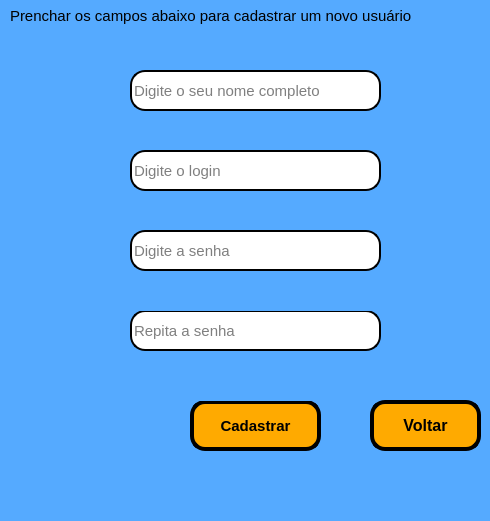
<?xml version="1.0" encoding="UTF-8"?>
<ui version="4.0">
 <class>MainWindow</class>
 <widget class="QMainWindow" name="MainWindow">
  <property name="geometry">
   <rect>
    <x>0</x>
    <y>0</y>
    <width>490</width>
    <height>521</height>
   </rect>
  </property>
  <property name="windowTitle">
   <string>Cadastrar Usuário</string>
  </property>
  <property name="styleSheet">
   <string notr="true">background-color: rgb(85, 170, 255);</string>
  </property>
  <widget class="QWidget" name="centralwidget">
   <widget class="QLineEdit" name="lineEdit">
    <property name="geometry">
     <rect>
      <x>130</x>
      <y>70</y>
      <width>251</width>
      <height>41</height>
     </rect>
    </property>
    <property name="font">
     <font>
      <pointsize>11</pointsize>
      <weight>50</weight>
      <bold>false</bold>
     </font>
    </property>
    <property name="styleSheet">
     <string notr="true">background-color: rgb(255, 255, 255);
border-radius: 15px;
border-style: outset;
border-width: 2px;</string>
    </property>
    <property name="text">
     <string/>
    </property>
    <property name="placeholderText">
     <string>Digite o seu nome completo</string>
    </property>
   </widget>
   <widget class="QLineEdit" name="lineEdit_2">
    <property name="geometry">
     <rect>
      <x>130</x>
      <y>150</y>
      <width>251</width>
      <height>41</height>
     </rect>
    </property>
    <property name="font">
     <font>
      <pointsize>11</pointsize>
     </font>
    </property>
    <property name="styleSheet">
     <string notr="true">background-color: rgb(255, 255, 255);
border-radius: 15px;
border-style: outset;
border-width: 2px;</string>
    </property>
    <property name="placeholderText">
     <string>Digite o login</string>
    </property>
   </widget>
   <widget class="QLineEdit" name="lineEdit_3">
    <property name="geometry">
     <rect>
      <x>130</x>
      <y>230</y>
      <width>251</width>
      <height>41</height>
     </rect>
    </property>
    <property name="font">
     <font>
      <pointsize>11</pointsize>
     </font>
    </property>
    <property name="styleSheet">
     <string notr="true">background-color: rgb(255, 255, 255);
border-radius: 15px;
border-style: outset;
border-width: 2px;</string>
    </property>
    <property name="text">
     <string/>
    </property>
    <property name="echoMode">
     <enum>QLineEdit::Password</enum>
    </property>
    <property name="placeholderText">
     <string>Digite a senha</string>
    </property>
   </widget>
   <widget class="QLineEdit" name="lineEdit_4">
    <property name="geometry">
     <rect>
      <x>130</x>
      <y>310</y>
      <width>251</width>
      <height>41</height>
     </rect>
    </property>
    <property name="font">
     <font>
      <pointsize>11</pointsize>
     </font>
    </property>
    <property name="styleSheet">
     <string notr="true">background-color: rgb(255, 255, 255);
border-radius: 15px;
border-style: outset;
border-width: 2px;</string>
    </property>
    <property name="echoMode">
     <enum>QLineEdit::Password</enum>
    </property>
    <property name="placeholderText">
     <string>Repita a senha</string>
    </property>
   </widget>
   <widget class="QPushButton" name="pushButton">
    <property name="geometry">
     <rect>
      <x>190</x>
      <y>400</y>
      <width>131</width>
      <height>51</height>
     </rect>
    </property>
    <property name="font">
     <font>
      <pointsize>11</pointsize>
      <weight>75</weight>
      <bold>true</bold>
     </font>
    </property>
    <property name="styleSheet">
     <string notr="true">background-color: rgb(255, 170, 0);
border-radius: 15px;
border-style: outset;
border-width: 4px;
border-color: black;</string>
    </property>
    <property name="text">
     <string>Cadastrar</string>
    </property>
   </widget>
   <widget class="QLabel" name="label">
    <property name="geometry">
     <rect>
      <x>10</x>
      <y>0</y>
      <width>471</width>
      <height>31</height>
     </rect>
    </property>
    <property name="font">
     <font>
      <pointsize>11</pointsize>
     </font>
    </property>
    <property name="text">
     <string>Prenchar os campos abaixo para cadastrar um novo usuário</string>
    </property>
   </widget>
   <widget class="QLabel" name="label_3">
    <property name="geometry">
     <rect>
      <x>90</x>
      <y>160</y>
      <width>31</width>
      <height>31</height>
     </rect>
    </property>
    <property name="text">
     <string/>
    </property>
    <property name="pixmap">
     <pixmap>usuario.png</pixmap>
    </property>
   </widget>
   <widget class="QLabel" name="label_4">
    <property name="geometry">
     <rect>
      <x>90</x>
      <y>230</y>
      <width>31</width>
      <height>41</height>
     </rect>
    </property>
    <property name="text">
     <string/>
    </property>
    <property name="pixmap">
     <pixmap>cadeado.png</pixmap>
    </property>
   </widget>
   <widget class="QLabel" name="label_5">
    <property name="geometry">
     <rect>
      <x>90</x>
      <y>310</y>
      <width>31</width>
      <height>41</height>
     </rect>
    </property>
    <property name="text">
     <string/>
    </property>
    <property name="pixmap">
     <pixmap>cadeado.png</pixmap>
    </property>
   </widget>
   <widget class="QLabel" name="label_2">
    <property name="geometry">
     <rect>
      <x>90</x>
      <y>70</y>
      <width>31</width>
      <height>31</height>
     </rect>
    </property>
    <property name="text">
     <string/>
    </property>
    <property name="pixmap">
     <pixmap>imagem-do-usuario-com-fundo-preto.png</pixmap>
    </property>
    <property name="scaledContents">
     <bool>true</bool>
    </property>
   </widget>
   <widget class="QLabel" name="label_6">
    <property name="geometry">
     <rect>
      <x>120</x>
      <y>360</y>
      <width>321</width>
      <height>41</height>
     </rect>
    </property>
    <property name="font">
     <font>
      <pointsize>11</pointsize>
      <weight>75</weight>
      <bold>true</bold>
     </font>
    </property>
    <property name="tabletTracking">
     <bool>false</bool>
    </property>
    <property name="text">
     <string/>
    </property>
   </widget>
   <widget class="QLabel" name="label_7">
    <property name="geometry">
     <rect>
      <x>130</x>
      <y>280</y>
      <width>331</width>
      <height>31</height>
     </rect>
    </property>
    <property name="font">
     <font>
      <pointsize>11</pointsize>
      <weight>75</weight>
      <bold>true</bold>
     </font>
    </property>
    <property name="styleSheet">
     <string notr="true">color: rgb(255, 0, 0);</string>
    </property>
    <property name="text">
     <string/>
    </property>
   </widget>
   <widget class="QLabel" name="label_8">
    <property name="geometry">
     <rect>
      <x>10</x>
      <y>450</y>
      <width>481</width>
      <height>21</height>
     </rect>
    </property>
    <property name="font">
     <font>
      <pointsize>10</pointsize>
      <weight>75</weight>
      <bold>true</bold>
     </font>
    </property>
    <property name="tabletTracking">
     <bool>false</bool>
    </property>
    <property name="text">
     <string/>
    </property>
   </widget>
   <widget class="QPushButton" name="pushButton_7">
    <property name="geometry">
     <rect>
      <x>370</x>
      <y>400</y>
      <width>111</width>
      <height>51</height>
     </rect>
    </property>
    <property name="font">
     <font>
      <pointsize>12</pointsize>
      <weight>75</weight>
      <bold>true</bold>
     </font>
    </property>
    <property name="styleSheet">
     <string notr="true">background-color: rgb(255, 170, 0);
border-radius: 15px;
border-style: outset;
border-width: 4px;
border-color: black;</string>
    </property>
    <property name="text">
     <string>Voltar</string>
    </property>
    <property name="icon">
     <iconset>
      <normaloff>voltar.png</normaloff>voltar.png</iconset>
    </property>
   </widget>
   <zorder>label_8</zorder>
   <zorder>lineEdit</zorder>
   <zorder>lineEdit_2</zorder>
   <zorder>lineEdit_3</zorder>
   <zorder>lineEdit_4</zorder>
   <zorder>pushButton</zorder>
   <zorder>label</zorder>
   <zorder>label_3</zorder>
   <zorder>label_4</zorder>
   <zorder>label_5</zorder>
   <zorder>label_2</zorder>
   <zorder>label_6</zorder>
   <zorder>label_7</zorder>
   <zorder>pushButton_7</zorder>
  </widget>
  <widget class="QMenuBar" name="menubar">
   <property name="geometry">
    <rect>
     <x>0</x>
     <y>0</y>
     <width>490</width>
     <height>26</height>
    </rect>
   </property>
  </widget>
  <widget class="QStatusBar" name="statusbar"/>
 </widget>
 <resources/>
 <connections/>
</ui>
